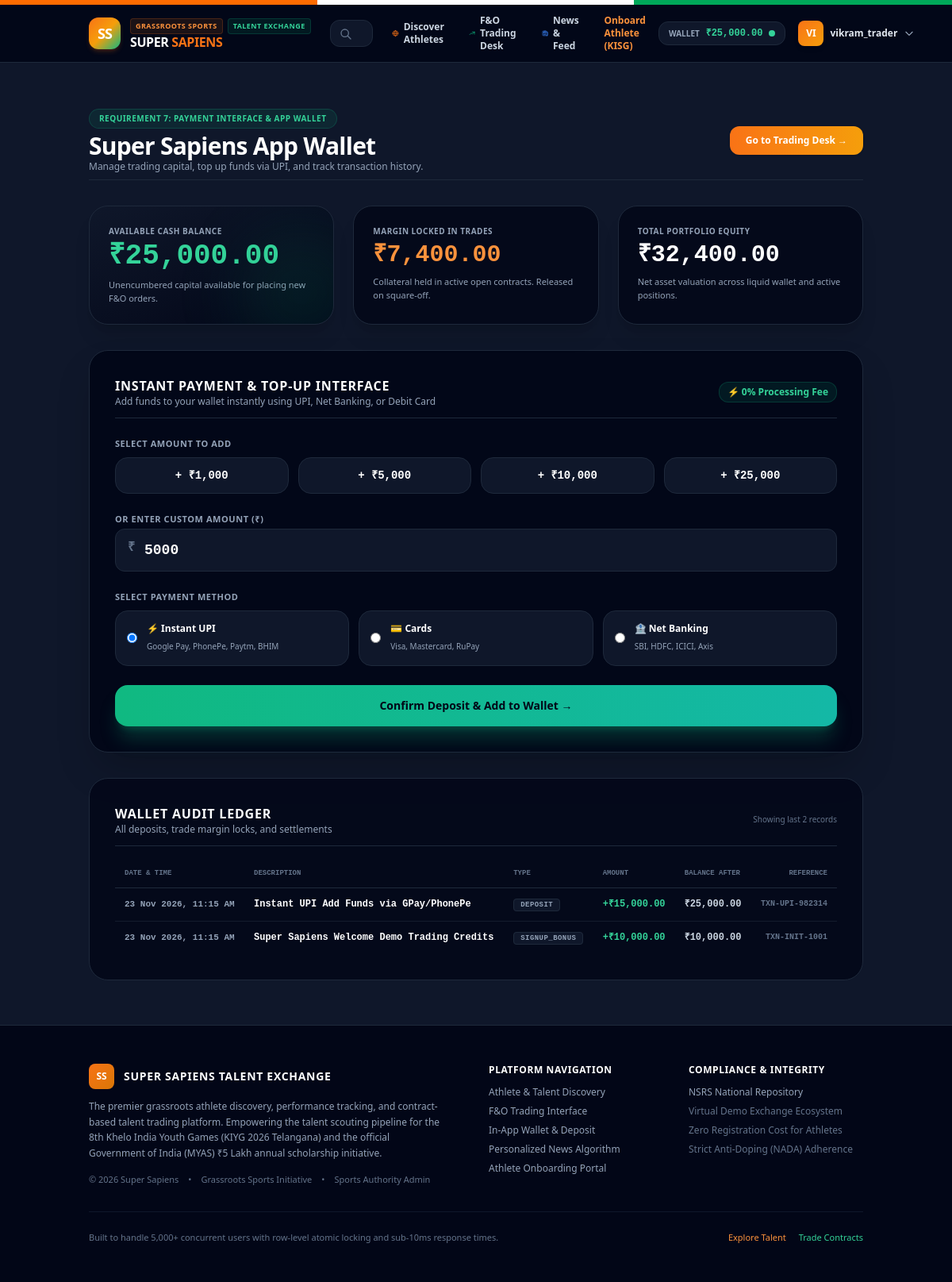
Screenshot of /wallet.php (signed in) with the database file from the repository.
### tables this page shows
CREATE TABLE `users` (
  `id` INT UNSIGNED NOT NULL AUTO_INCREMENT,
  `full_name` VARCHAR(120) NOT NULL,
  `username` VARCHAR(50) NOT NULL,
  `email` VARCHAR(120) NOT NULL,
  `password_hash` VARCHAR(255) NOT NULL,
  `phone` VARCHAR(20) DEFAULT NULL,
  `wallet_balance` DECIMAL(12,2) NOT NULL DEFAULT 10000.00 COMMENT 'Starting virtual demo balance of ₹10,000 credits',
  `favorite_sports` VARCHAR(255) DEFAULT 'Athletics,Wrestling,Kalaripayattu',
  `kyc_status` ENUM('Pending', 'Verified') DEFAULT 'Verified',
  `created_at` TIMESTAMP NOT NULL DEFAULT CURRENT_TIMESTAMP,
  PRIMARY KEY (`id`),
  UNIQUE KEY `uk_user_email` (`email`),
  UNIQUE KEY `uk_user_username` (`username`),
  KEY `idx_user_phone` (`phone`)
);

CREATE TABLE `wallet_transactions` (
  `id` INT UNSIGNED NOT NULL AUTO_INCREMENT,
  `user_id` INT UNSIGNED NOT NULL,
  `amount` DECIMAL(12,2) NOT NULL,
  `type` ENUM('DEPOSIT', 'WITHDRAW', 'TRADE_MARGIN', 'TRADE_PNL', 'SIGNUP_BONUS') NOT NULL,
  `description` VARCHAR(255) NOT NULL,
  `balance_after` DECIMAL(12,2) NOT NULL,
  `txn_ref` VARCHAR(40) NOT NULL,
  `created_at` TIMESTAMP NOT NULL DEFAULT CURRENT_TIMESTAMP,
  PRIMARY KEY (`id`),
  KEY `idx_txn_user` (`user_id`),
  KEY `idx_txn_ref` (`txn_ref`),
  CONSTRAINT `fk_txn_user` FOREIGN KEY (`user_id`) REFERENCES `users` (`id`) ON DELETE CASCADE
);

### wallet.php (the view, shortened to what the rows shown need)
<?php
require_once __DIR__ . '/config.php';
$user = get_logged_in_user($pdo);
$stmt_txns = $pdo->prepare("SELECT * FROM wallet_transactions WHERE user_id = :uid ORDER BY id DESC LIMIT 50");
$stmt_txns->execute([':uid' => $user['id']]);
$transactions = $stmt_txns->fetchAll();
require_once __DIR__ . '/includes/header.php';
?>
<main class="py-10 sm:py-14 flex-1">
  <div class="container mx-auto px-4 sm:px-6 max-w-5xl space-y-8">
    <div class="flex flex-col sm:flex-row items-start sm:items-center justify-between gap-4 pb-2 border-b border-slate-800">
      <div>
        <h2 class="text-2xl sm:text-3xl font-black text-white tracking-tight">
          Super Sapiens App Wallet
        </h2>
      </div>
    </div>
    <div class="grid grid-cols-1 md:grid-cols-3 gap-6">
      <div class="bg-gradient-to-br from-slate-900 to-slate-950 p-6 rounded-3xl border border-slate-800 shadow-xl relative overflow-hidden">
        <div class="absolute -right-10 -bottom-10 w-40 h-40 bg-emerald-500/10 rounded-full blur-2xl pointer-events-none"></div>
        <span class="text-[10px] uppercase font-bold text-slate-400 block tracking-wider">Available Cash Balance</span>
        <div class="text-3xl sm:text-4xl font-black text-emerald-400 font-mono mt-1" id="display-wallet-bal">
          ₹<?php echo number_format($user['wallet_balance'], 2); ?>
        </div>
        <p class="text-[11px] text-slate-400 mt-2">
          Unencumbered capital available for placing new F&O orders.
        </p>
      </div>
    </div>
    <div class="bg-slate-950/80 rounded-3xl border border-slate-800 p-6 sm:p-8 space-y-4">
      <?php if (empty($transactions)): ?>
        <div class="py-8 text-center text-xs text-slate-500">
          No transactions recorded yet.
        </div>
      <?php else: ?>
        <div class="overflow-x-auto">
          <table class="w-full text-left text-xs font-mono">
            <thead class="text-[9px] uppercase font-bold text-slate-500 border-b border-slate-800">
              <tr>
                <th class="py-2.5 px-3">Date & Time</th>
                <th class="py-2.5 px-3">Description</th>
                <th class="py-2.5 px-3">Type</th>
                <th class="py-2.5 px-3">Amount</th>
                <th class="py-2.5 px-3">Balance After</th>
                <th class="py-2.5 px-3 text-right">Reference</th>
              </tr>
            </thead>
            <tbody class="divide-y divide-slate-800/60 font-semibold text-slate-300">
              <?php foreach ($transactions as $txn):
                $amt = (float)$txn['amount'];
                $is_pos = ($amt >= 0);
              ?>
                <tr>
                  <td class="py-3 px-3 text-[11px] text-slate-400">
                    <?php echo date('d M Y, h:i A', strtotime($txn['created_at'])); ?>
                  </td>
                  <td class="py-3 px-3 font-bold text-white">
                    <?php echo htmlspecialchars($txn['description']); ?>
                  </td>
                  <td class="py-3 px-3">
                    <span class="px-2 py-0.5 rounded text-[9px] font-black uppercase tracking-wider bg-slate-900 border border-slate-800 text-slate-400">
                      <?php echo htmlspecialchars($txn['type']); ?>
                    </span>
                  </td>
                  <td class="py-3 px-3 font-bold <?php echo $is_pos ? 'text-emerald-400' : 'text-red-400'; ?>">
                    <?php echo ($is_pos ? '+' : '') . '₹' . number_format($amt, 2); ?>
                  </td>
                  <td class="py-3 px-3 text-slate-300">
                    ₹<?php echo number_format($txn['balance_after'], 2); ?>
                  </td>
                  <td class="py-3 px-3 text-right text-[10px] text-slate-500 font-mono">
                    <?php echo htmlspecialchars($txn['txn_ref']); ?>
                  </td>
                </tr>
              <?php endforeach; ?>
            </tbody>
          </table>
        </div>
      <?php endif; ?>
    </div>
  </div>
</main>
<?php require_once __DIR__ . '/includes/footer.php'; ?>

### includes/header.php (shortened to what the rows shown need)
<?php
require_once __DIR__ . '/../config.php';
$current_user = get_logged_in_user($pdo);
?>
<!DOCTYPE html>
<html lang="en">
<head>
  <script src="https://cdn.tailwindcss.com"></script>
  <link rel="stylesheet" href="assets/css/style.css">
</head>
<body class="bg-slate-900 text-slate-100 font-sans antialiased selection:bg-orange-500 selection:text-white min-h-screen flex flex-col">
  <header class="bg-slate-950/90 backdrop-blur-md sticky top-0 z-50 border-b border-slate-800">
    <div class="container mx-auto px-4 sm:px-6 py-3 flex items-center justify-between gap-4">
      <a href="index.php" class="flex items-center gap-3 shrink-0">
        <div>
          <h1 class="text-base font-black text-white tracking-tight leading-none mt-0.5">
            SUPER <span class="text-orange-500">SAPIENS</span>
          </h1>
        </div>
      </a>
      <div class="flex items-center gap-3">
        <?php if ($current_user): ?>
          <a href="wallet.php" class="hidden sm:flex items-center gap-2 px-3 py-1.5 rounded-xl bg-slate-900 border border-slate-800 hover:border-emerald-500/50 transition">
            <span class="text-[10px] uppercase font-bold text-slate-400">Wallet</span>
            <span class="text-xs font-black text-emerald-400 font-mono">₹<?php echo number_format($current_user['wallet_balance'], 2); ?></span>
            <span class="w-2 h-2 rounded-full bg-emerald-400 animate-pulse"></span>
          </a>
          <div class="relative group">
            <a href="profile.php" class="flex items-center gap-2 p-1 rounded-xl hover:bg-slate-800 transition">
              <div class="w-8 h-8 rounded-lg bg-gradient-to-br from-orange-500 to-amber-500 text-white font-extrabold text-xs flex items-center justify-center shadow-md">
                <?php echo strtoupper(substr($current_user['full_name'], 0, 2)); ?>
              </div>
              <span class="hidden md:inline text-xs font-bold text-slate-200"><?php echo htmlspecialchars($current_user['username']); ?></span>
              <svg class="w-3.5 h-3.5 text-slate-400" fill="none" stroke="currentColor" viewBox="0 0 24 24"><path stroke-linecap="round" stroke-linejoin="round" stroke-width="2" d="M19 9l-7 7-7-7"></path></svg>
            </a>
          </div>
        <?php endif; ?>
      </div>
    </div>
  </header>

### rows the page displays
users: wallet_balance "25,000.00", full_name "VI", username "vikram_trader"
wallet_transactions: created_at "23 Nov 2026, 11:15 AM", description "Instant UPI Add Funds via GPay/PhonePe", type "DEPOSIT", amount "15,000.00", balance_after "25,000.00", txn_ref "TXN-UPI-982314"
wallet_transactions: created_at "23 Nov 2026, 11:15 AM", description "Super Sapiens Welcome Demo Trading Credits", type "SIGNUP_BONUS", amount "10,000.00", balance_after "10,000.00", txn_ref "TXN-INIT-1001"

### other values shown
$locked_margin "7,400.00"
$user['wallet_balance'] + $locked_margin "32,400.00"
count($transactions) "2"
